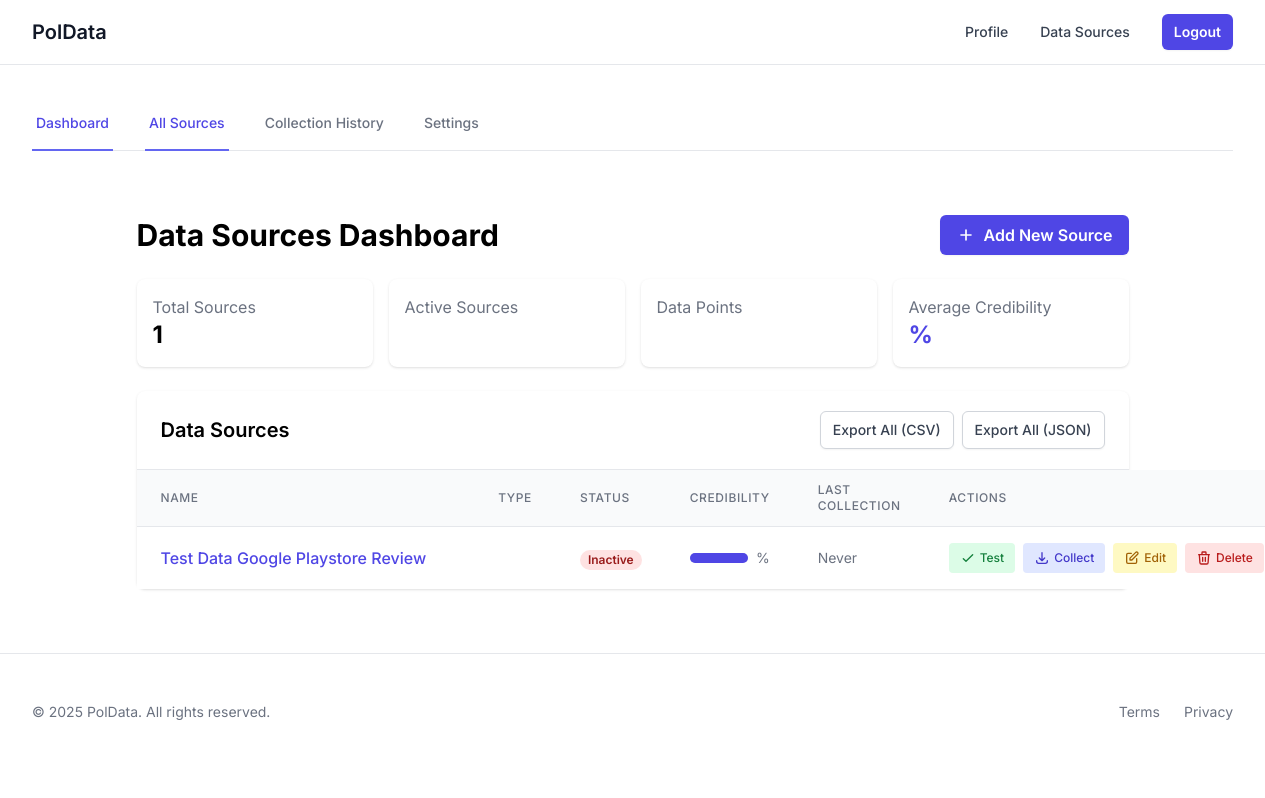
Screenshot of /datasources/ (signed in) with the database file from the repository.
### datasources/models.py (models this page shows, shortened)
class DataSource(models.Model):
    name = models.CharField(max_length=255, unique=True)
    description = models.TextField(blank=True)
    config = models.JSONField(
        blank=True, null=True,
        help_text="Configuration details including file path and metadata"
    )
    created_at = models.DateTimeField(auto_now_add=True)
    updated_at = models.DateTimeField(auto_now=True)
    class Meta:
        ordering = ['-created_at']

### datasources/views.py (the view)
# urls.py: path('', views.DashboardView.as_view(), name='datasource-dashboard'),
@method_decorator(login_required, name='dispatch')
class DashboardView(ListView):
    model = DataSource
    template_name = 'datasources/dashboard.html'
    context_object_name = 'sources'
    def get_context_data(self, **kwargs):
        context = super().get_context_data(**kwargs)
        context['total_sources'] = self.model.objects.count()
        return context

### templates/datasources/dashboard.html (shortened to what this page needs)
{% extends "datasources/base.html" %}
{% block datasources_content %}
<div class="container mx-auto px-4 py-8">
    <div class="flex justify-between items-center mb-6">
        <h1 class="text-3xl font-bold">Data Sources Dashboard</h1>
        <a href="{% url 'datasource-create' %}" class="bg-indigo-600 hover:bg-indigo-500 text-white font-semibold py-2 px-4 rounded-md shadow-sm">
            <span class="flex items-center">
                <svg class="w-5 h-5 mr-2" fill="none" stroke="currentColor" viewBox="0 0 24 24">
                    <path stroke-linecap="round" stroke-linejoin="round" stroke-width="2" d="M12 6v6m0 0v6m0-6h6m-6 0H6" />
                </svg>
                Add New Source
            </span>
        </a>
    </div>
    <div class="grid grid-cols-1 md:grid-cols-4 gap-4 mb-6">
        <div class="bg-white p-4 rounded-lg shadow hover:shadow-md transition-shadow">
            <h3 class="text-gray-500">Total Sources</h3>
            <p class="text-2xl font-bold">{{ total_sources }}</p>
        </div>
        <div class="bg-white p-4 rounded-lg shadow hover:shadow-md transition-shadow">
            <h3 class="text-gray-500">Active Sources</h3>
        </div>
        <div class="bg-white p-4 rounded-lg shadow hover:shadow-md transition-shadow">
            <h3 class="text-gray-500">Data Points</h3>
        </div>
        <div class="bg-white p-4 rounded-lg shadow hover:shadow-md transition-shadow">
            <h3 class="text-gray-500">Average Credibility</h3>
            <p class="text-2xl font-bold text-indigo-600">{{ avg_credibility|floatformat:1 }}%</p>
        </div>
    </div>
    <div class="bg-white shadow rounded-lg">
        <div class="px-4 py-5 sm:px-6 flex justify-between items-center">
            <h2 class="text-xl font-semibold">Data Sources</h2>
            <div class="flex space-x-2">
                <a href="{% url 'datasource-export' 'all' %}?format=csv"
                   class="inline-flex items-center px-3 py-2 border border-gray-300 shadow-sm text-sm font-medium rounded-md text-gray-700 bg-white hover:bg-gray-50">
                    Export All (CSV)
                </a>
                <a href="{% url 'datasource-export' 'all' %}?format=json"
                   class="inline-flex items-center px-3 py-2 border border-gray-300 shadow-sm text-sm font-medium rounded-md text-gray-700 bg-white hover:bg-gray-50">
                    Export All (JSON)
                </a>
            </div>
        </div>
        <div class="border-t border-gray-200">
            <table class="min-w-full divide-y divide-gray-200">
                <thead class="bg-gray-50">
                    <tr>
                        <th class="px-6 py-3 text-left text-xs font-medium text-gray-500 uppercase tracking-wider">Name</th>
                        <th class="px-6 py-3 text-left text-xs font-medium text-gray-500 uppercase tracking-wider">Type</th>
                        <th class="px-6 py-3 text-left text-xs font-medium text-gray-500 uppercase tracking-wider">Status</th>
                        <th class="px-6 py-3 text-left text-xs font-medium text-gray-500 uppercase tracking-wider">Credibility</th>
                        <th class="px-6 py-3 text-left text-xs font-medium text-gray-500 uppercase tracking-wider">Last Collection</th>
                        <th class="px-6 py-3 text-left text-xs font-medium text-gray-500 uppercase tracking-wider">Actions</th>
                    </tr>
                </thead>
                <tbody class="bg-white divide-y divide-gray-200">
                    {% for source in sources %}
                    <tr class="hover:bg-gray-50">
                        <td class="px-6 py-4 whitespace-nowrap">
                            <a href="{% url 'datasource-detail' source.id %}"
                               class="group inline-flex items-center space-x-2 text-indigo-600 hover:text-indigo-900">
                                <span class="font-medium">{{ source.name }}</span>
                            </a>
                        </td>
                        <td class="px-6 py-4 whitespace-nowrap">
                        </td>
                        <td class="px-6 py-4 whitespace-nowrap">
                            <span class="px-2 inline-flex text-xs leading-5 font-semibold rounded-full
                                {% if source.is_active %}bg-green-100 text-green-800{% else %}bg-red-100 text-red-800{% endif %}">
                                {{ source.is_active|yesno:"Active,Inactive" }}
                            </span>
                        </td>
                        <td class="px-6 py-4 whitespace-nowrap">
                            <div class="flex items-center">
                                <div class="w-full bg-gray-200 rounded-full h-2.5">
                                    <div class="bg-indigo-600 h-2.5 rounded-full" style="width: {{ source.credibility_score }}%"></div>
                                </div>
                                <span class="ml-2 text-sm text-gray-500">{{ source.credibility_score|floatformat:1 }}%</span>
                            </div>
                        </td>
                        <td class="px-6 py-4 whitespace-nowrap text-sm text-gray-500">
                            {% if source.collected_data.exists %}
                                {{ source.collected_data.first.collected_at|timesince }} ago
                            {% else %}
                                Never
                            {% endif %}
                        </td>
                        <td class="px-6 py-4 whitespace-nowrap text-sm font-medium">
                            <div class="flex items-center space-x-2">
                                <button onclick="testConnection({{ source.id }})"
                                        class="inline-flex items-center px-2.5 py-1.5 border border-transparent text-xs font-medium rounded text-green-700 bg-green-100 hover:bg-green-200 focus:outline-none">
                                    <svg class="w-4 h-4 mr-1" fill="none" stroke="currentColor" viewBox="0 0 24 24">
                                        <path stroke-linecap="round" stroke-linejoin="round" stroke-width="2" d="M5 13l4 4L19 7" />
                                    </svg>
                                    Test
                                </button>
                                <button onclick="collectData({{ source.id }})"
                                        class="inline-flex items-center px-2.5 py-1.5 border border-transparent text-xs font-medium rounded text-indigo-700 bg-indigo-100 hover:bg-indigo-200 focus:outline-none">
                                    <svg class="w-4 h-4 mr-1" fill="none" stroke="currentColor" viewBox="0 0 24 24">
                                        <path stroke-linecap="round" stroke-linejoin="round" stroke-width="2" d="M4 16v1a3 3 0 003 3h10a3 3 0 003-3v-1m-4-4l-4 4m0 0l-4-4m4 4V4" />
                                    </svg>
                                    Collect
                                </button>
                                <a href="{% url 'datasource-edit' source.id %}"
                                   class="inline-flex items-center px-2.5 py-1.5 border border-transparent text-xs font-medium rounded text-yellow-700 bg-yellow-100 hover:bg-yellow-200 focus:outline-none">
                                    <svg class="w-4 h-4 mr-1" fill="none" stroke="currentColor" viewBox="0 0 24 24">
                                        <path stroke-linecap="round" stroke-linejoin="round" stroke-width="2" d="M11 5H6a2 2 0 00-2 2v11a2 2 0 002 2h11a2 2 0 002-2v-5m-1.414-9.414a2 2 0 112.828 2.828L11.828 15H9v-2.828l8.586-8.586z" />
                                    </svg>
                                    Edit
                                </a>
                                <a href="{% url 'datasource-delete' source.id %}"
                                   class="inline-flex items-center px-2.5 py-1.5 border border-transparent text-xs font-medium rounded text-red-700 bg-red-100 hover:bg-red-200 focus:outline-none">
                                    <svg class="w-4 h-4 mr-1" fill="none" stroke="currentColor" viewBox="0 0 24 24">
                                        <path stroke-linecap="round" stroke-linejoin="round" stroke-width="2" d="M19 7l-.867 12.142A2 2 0 0116.138 21H7.862a2 2 0 01-1.995-1.858L5 7m5 4v6m4-6v6m1-10V4a1 1 0 00-1-1h-4a1 1 0 00-1 1v3M4 7h16" />
                                    </svg>
                                    Delete
                                </a>
                            </div>
                        </td>
                    </tr>
                    {% empty %}
                    <tr>
                        <td colspan="6" class="px-6 py-4 whitespace-nowrap text-sm text-gray-500 text-center">
                            No data sources configured yet.
                        </td>
                    </tr>
                    {% endfor %}
                </tbody>
            </table>
        </div>
    </div>
</div>
{% endblock %}

### templates/datasources/base.html (shortened to what this page needs)
{% extends "base.html" %}
{% block content %}
    <div class="mb-8 border-b border-gray-200">
        <nav class="-mb-px flex space-x-8" aria-label="Tabs">
            <a href="{% url 'datasource-dashboard' %}"
               class="{% if request.resolver_match.url_name == 'datasource-dashboard' %}border-indigo-500 text-indigo-600{% else %}border-transparent text-gray-500 hover:border-gray-300 hover:text-gray-700{% endif %} whitespace-nowrap border-b-2 py-4 px-1 text-sm font-medium">
                Dashboard
            </a>
            <a href="{% url 'datasource-dashboard' %}"
               class="{% if request.resolver_match.url_name == 'datasource-dashboard' %}border-indigo-500 text-indigo-600{% else %}border-transparent text-gray-500 hover:border-gray-300 hover:text-gray-700{% endif %} whitespace-nowrap border-b-2 py-4 px-1 text-sm font-medium">
                All Sources
            </a>
            <a href="{% url 'collection-history' %}"
               class="{% if request.resolver_match.url_name == 'collection-history' %}border-indigo-500 text-indigo-600{% else %}border-transparent text-gray-500 hover:border-gray-300 hover:text-gray-700{% endif %} whitespace-nowrap border-b-2 py-4 px-1 text-sm font-medium">
                Collection History
            </a>
            <a href="{% url 'datasource-settings' %}"
               class="{% if request.resolver_match.url_name == 'datasource-settings' %}border-indigo-500 text-indigo-600{% else %}border-transparent text-gray-500 hover:border-gray-300 hover:text-gray-700{% endif %} whitespace-nowrap border-b-2 py-4 px-1 text-sm font-medium">
                Settings
            </a>
        </nav>
    </div>
    {% block datasources_content %}{% endblock %}
{% endblock %}

### templates/base.html (shortened to what this page needs)
{% load static %}
<!DOCTYPE html>
<html lang="id" class="h-full bg-gray-50">
<head>
    <script src="https://cdn.tailwindcss.com"></script>
    <link href="{% static 'css/custom.css' %}" rel="stylesheet">
</head>
<body class="h-full bg-white">
    <header class="bg-white sticky top-0 z-50 border-b border-gray-200">
        <nav class="mx-auto max-w-7xl px-4 sm:px-6 lg:px-8">
            <div class="flex h-16 items-center justify-between">
                <div class="flex-shrink-0">
                    <a href="{% url 'home' %}" class="flex items-center">
                        <span class="text-xl font-semibold text-gray-900">PolData</span>
                    </a>
                </div>
                <div class="flex items-center gap-x-8">
                    {% if user.is_authenticated %}
                        <a href="{% url 'profile' %}" class="text-sm font-medium text-gray-700 hover:text-gray-900">Profile</a>
                        <a href="{% url 'datasource-dashboard' %}" class="text-sm font-medium text-gray-700 hover:text-gray-900">Data Sources</a>
                        <form action="{% url 'logout' %}" method="POST" class="flex">
                            <button type="submit" class="inline-flex items-center justify-center rounded-md bg-indigo-600 px-3 py-2 text-sm font-semibold text-white shadow-sm hover:bg-indigo-500 focus-visible:outline focus-visible:outline-2 focus-visible:outline-offset-2 focus-visible:outline-indigo-600">
                                Logout
                            </button>
                        </form>
                    {% endif %}
                </div>
            </div>
        </nav>
    </header>
    <main class="mx-auto max-w-7xl px-4 sm:px-6 lg:px-8 py-8">
        {% block content %}{% endblock %}
    </main>
    <footer class="bg-white mt-auto border-t border-gray-200">
        <div class="mx-auto max-w-7xl px-4 sm:px-6 lg:px-8 py-12">
            <div class="flex justify-between items-center">
                <p class="text-sm text-gray-500">&copy; {% now "Y" %} PolData. All rights reserved.</p>
                <div class="flex space-x-6">
                    <a href="#" class="text-sm text-gray-500 hover:text-gray-900">Terms</a>
                    <a href="#" class="text-sm text-gray-500 hover:text-gray-900">Privacy</a>
                </div>
            </div>
        </div>
    </footer>
</body>
</html>

### rows the page displays
DataSource: name "Test Data Google Playstore Review", is_active "Inactive", shows "Never"

### other values shown
{{ total_sources }} "1"
